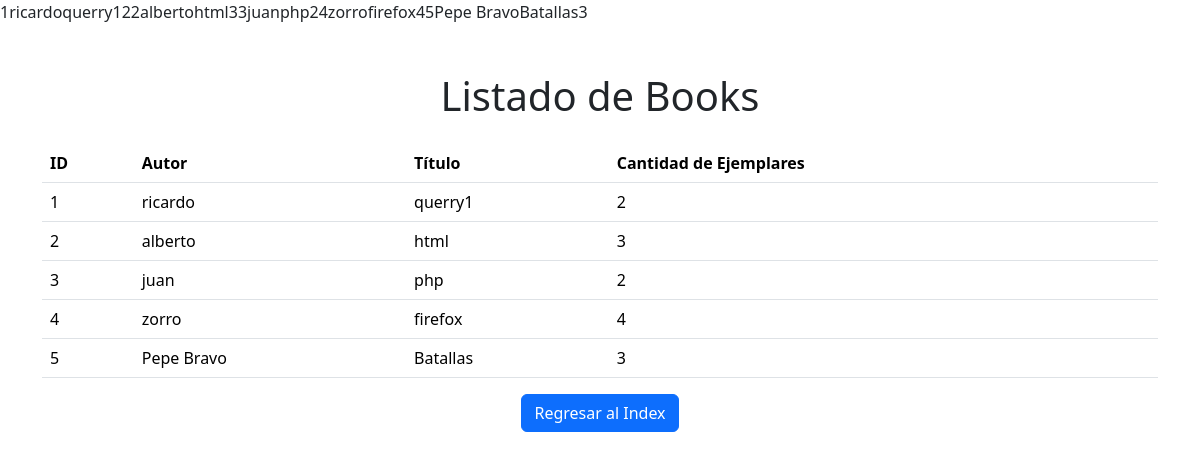
/listado_books.php, run on the app's committed database.
### tables this page shows
CREATE TABLE `books` (
  `id` int(11) NOT NULL AUTO_INCREMENT,
  `autor` varchar(145) DEFAULT NULL,
  `titulo` varchar(145) DEFAULT NULL,
  `cantidad_ejemplares` int(11) DEFAULT NULL,
  PRIMARY KEY (`id`)
);

### listado_books.php (the view, shortened to what this page needs)
<?php
$servername = "localhost";
$username = "root";
$password = "";
$dbname = "booky";
$conn = new mysqli($servername, $username, $password, $dbname);
$sql = "SELECT id, autor, titulo, cantidad_ejemplares FROM books";
$result = $conn->query($sql);
if ($result->num_rows > 0) {
    while ($row = $result->fetch_assoc()) {
        echo "<tr>";
        echo "<td>" . $row["id"] . "</td>";
        echo "<td>" . $row["autor"] . "</td>";
        echo "<td>" . $row["titulo"] . "</td>";
        echo "<td>" . $row["cantidad_ejemplares"] . "</td>";
        echo "</tr>";
    }
} else {
    echo "<tr><td colspan='4'>0 resultados</td></tr>";
}
?>
<!DOCTYPE html>
<html lang="en">
<head>
    <link rel="stylesheet" href="https://cdn.jsdelivr.net/npm/bootstrap@5.3.2/dist/css/bootstrap.min.css">
</head>
<body>
    <div class="container mt-5">
        <h1 class="text-center mb-4">Listado de Books</h1>
        <table class="table">
            <thead class="thead-dark">
                <tr>
                    <th>ID</th>
                    <th>Autor</th>
                    <th>Título</th>
                    <th>Cantidad de Ejemplares</th>
                </tr>
            </thead>
            <tbody>
                <?php
                $servername = "localhost";
                $username = "root";
                $password = "";
                $dbname = "booky";
                $conn = new mysqli($servername, $username, $password, $dbname);
                $sql = "SELECT id, autor, titulo, cantidad_ejemplares FROM books";
                $result = $conn->query($sql);
                if ($result->num_rows > 0) {
                    while ($row = $result->fetch_assoc()) {
                        echo "<tr><td>" . $row["id"] . "</td><td>" . $row["autor"] . "</td><td>"
                            . $row["titulo"] . "</td><td>" . $row["cantidad_ejemplares"] . "</td></tr>";
                    }
                } else {
                    echo "0 resultados";
                }
                ?>
            </tbody>
        </table>
        <div class="text-center">
            <a href="index.php" class="btn btn-primary">Regresar al Index</a>
        </div>
    </div>
</body>
</html>

### data on the page
books: id "1", autor "ricardo", titulo "querry1", cantidad_ejemplares "2"
books: id "2", autor "alberto", titulo "html", cantidad_ejemplares "3"
books: id "3", autor "juan", titulo "php", cantidad_ejemplares "2"
books: id "4", autor "zorro", titulo "firefox", cantidad_ejemplares "4"
books: id "5", autor "Pepe Bravo", titulo "Batallas", cantidad_ejemplares "3"
